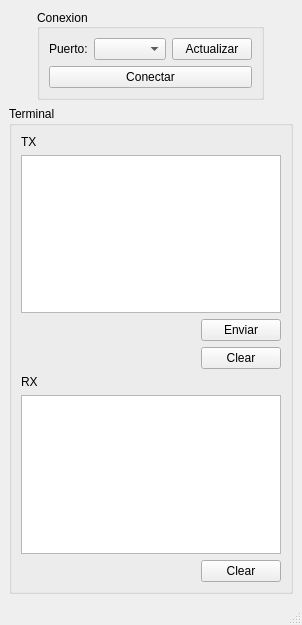
<?xml version="1.0" encoding="UTF-8"?>
<ui version="4.0">
 <class>MainWindow</class>
 <widget class="QMainWindow" name="MainWindow">
  <property name="geometry">
   <rect>
    <x>0</x>
    <y>0</y>
    <width>302</width>
    <height>625</height>
   </rect>
  </property>
  <property name="windowTitle">
   <string>MainWindow</string>
  </property>
  <widget class="QWidget" name="centralwidget">
   <layout class="QGridLayout" name="gridLayout">
    <item row="0" column="0">
     <layout class="QVBoxLayout" name="verticalLayout_2">
      <property name="sizeConstraint">
       <enum>QLayout::SetFixedSize</enum>
      </property>
      <item alignment="Qt::AlignHCenter">
       <widget class="QGroupBox" name="groupBox">
        <property name="sizePolicy">
         <sizepolicy hsizetype="Fixed" vsizetype="Fixed">
          <horstretch>0</horstretch>
          <verstretch>0</verstretch>
         </sizepolicy>
        </property>
        <property name="title">
         <string>Conexion</string>
        </property>
        <property name="alignment">
         <set>Qt::AlignLeading|Qt::AlignLeft|Qt::AlignVCenter</set>
        </property>
        <layout class="QVBoxLayout" name="verticalLayout">
         <item>
          <layout class="QHBoxLayout" name="horizontalLayout">
           <item>
            <widget class="QLabel" name="label">
             <property name="sizePolicy">
              <sizepolicy hsizetype="Fixed" vsizetype="Preferred">
               <horstretch>0</horstretch>
               <verstretch>0</verstretch>
              </sizepolicy>
             </property>
             <property name="text">
              <string>Puerto:</string>
             </property>
            </widget>
           </item>
           <item>
            <widget class="QComboBox" name="cbPuertos"/>
           </item>
           <item>
            <widget class="QPushButton" name="pbActualizar">
             <property name="sizePolicy">
              <sizepolicy hsizetype="Fixed" vsizetype="Fixed">
               <horstretch>0</horstretch>
               <verstretch>0</verstretch>
              </sizepolicy>
             </property>
             <property name="text">
              <string>Actualizar</string>
             </property>
            </widget>
           </item>
          </layout>
         </item>
         <item>
          <widget class="QPushButton" name="pbConectar">
           <property name="text">
            <string>Conectar</string>
           </property>
          </widget>
         </item>
        </layout>
       </widget>
      </item>
     </layout>
    </item>
    <item row="1" column="0">
     <widget class="QGroupBox" name="groupBox_3">
      <property name="title">
       <string>Terminal</string>
      </property>
      <layout class="QGridLayout" name="gridLayout_2">
       <item row="4" column="0" alignment="Qt::AlignRight">
        <widget class="QPushButton" name="pbEnviar">
         <property name="sizePolicy">
          <sizepolicy hsizetype="Minimum" vsizetype="Fixed">
           <horstretch>0</horstretch>
           <verstretch>0</verstretch>
          </sizepolicy>
         </property>
         <property name="text">
          <string>Enviar</string>
         </property>
        </widget>
       </item>
       <item row="7" column="0">
        <widget class="QLabel" name="label_3">
         <property name="text">
          <string>RX</string>
         </property>
        </widget>
       </item>
       <item row="9" column="0" alignment="Qt::AlignRight">
        <widget class="QPushButton" name="pbClearRX">
         <property name="text">
          <string>Clear</string>
         </property>
        </widget>
       </item>
       <item row="3" column="0">
        <widget class="QTextEdit" name="teTX"/>
       </item>
       <item row="8" column="0">
        <widget class="QTextEdit" name="teRX"/>
       </item>
       <item row="2" column="0">
        <widget class="QLabel" name="label_2">
         <property name="text">
          <string>TX</string>
         </property>
        </widget>
       </item>
       <item row="6" column="0" alignment="Qt::AlignRight">
        <widget class="QPushButton" name="pbClearTX">
         <property name="text">
          <string>Clear</string>
         </property>
        </widget>
       </item>
      </layout>
     </widget>
    </item>
   </layout>
  </widget>
  <widget class="QMenuBar" name="menubar">
   <property name="geometry">
    <rect>
     <x>0</x>
     <y>0</y>
     <width>302</width>
     <height>21</height>
    </rect>
   </property>
  </widget>
  <widget class="QStatusBar" name="statusbar"/>
 </widget>
 <resources/>
 <connections/>
</ui>
